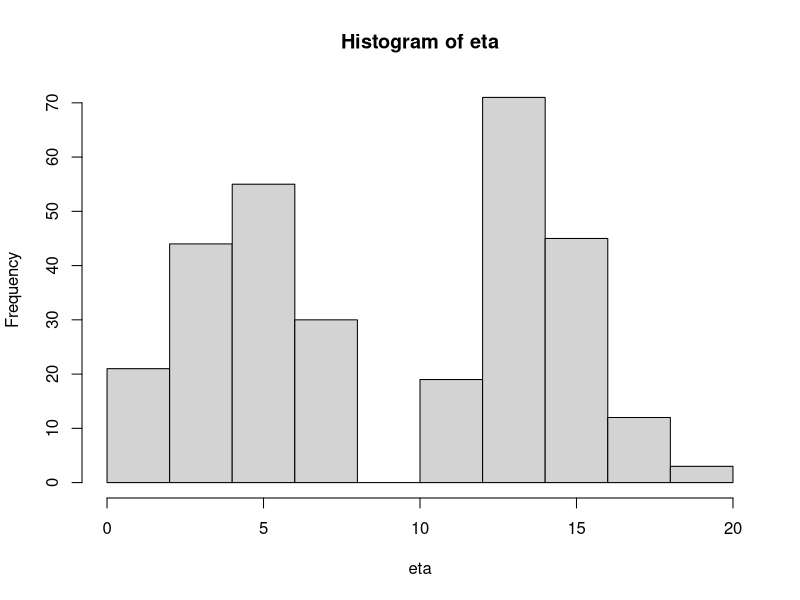
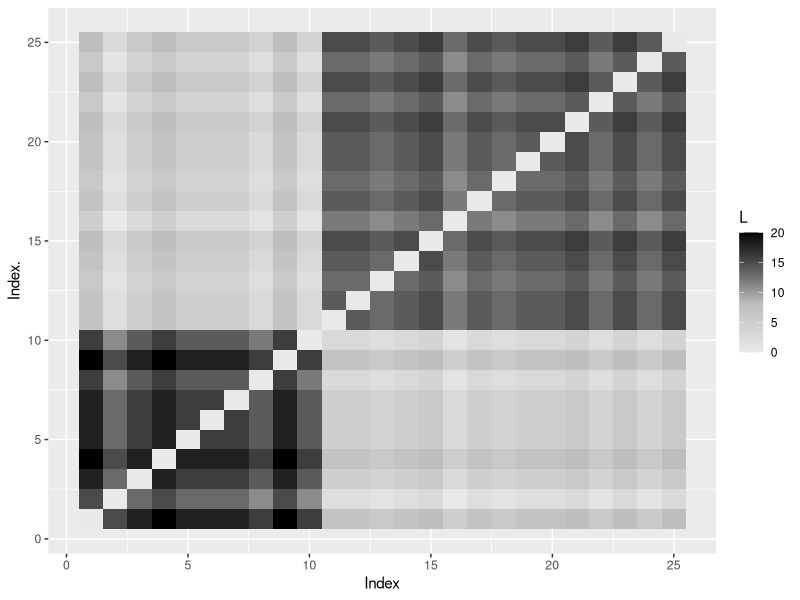
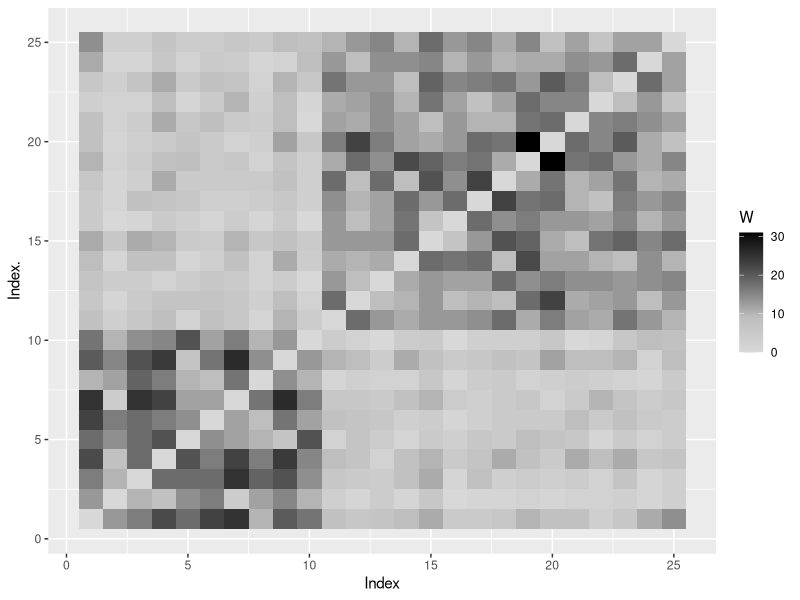
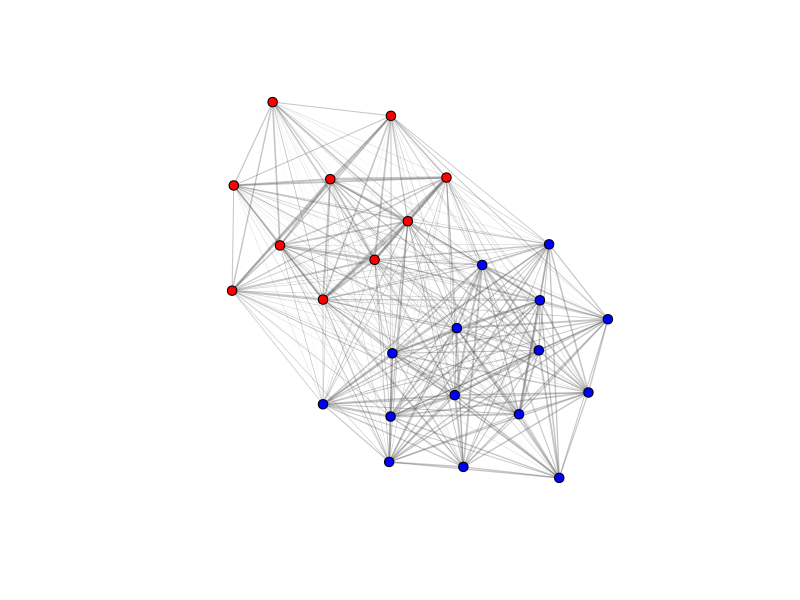
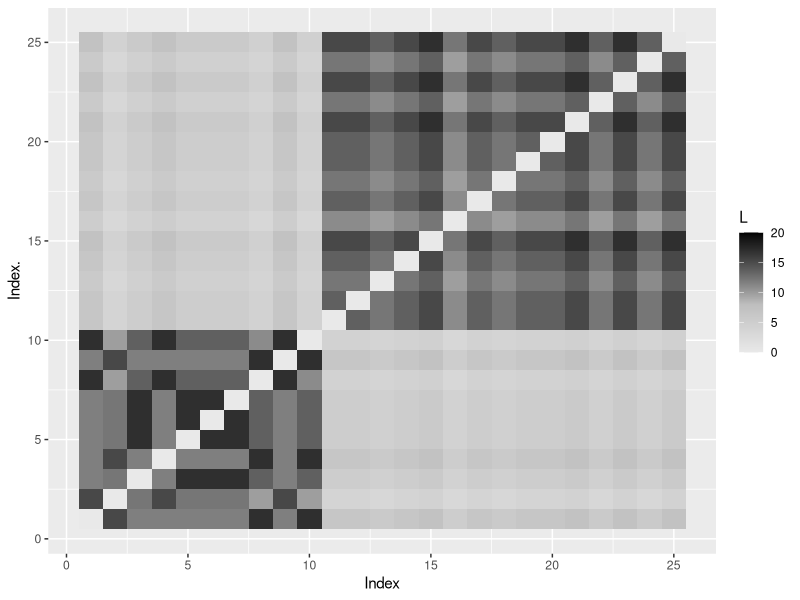

Recreate these plots in R, in order.
library(igraph)
library(ggplot2)
library(reshape)
library(MASS)
#set seed 
set.seed(576)

#Define useful functions-------------------------------------------------
format_global = function(x){
  tmp = outer(x, x, "paste")
  tmp = tmp[upper.tri(tmp)]
  split = function(a) as.numeric(unlist(strsplit(a, " ")))
  X = t(sapply(tmp, split))
  return(X)		
}

#set up interesting sample graph-----------------------------------------
n = 25
size.gp1 = 10
size.gp2 = n - size.gp1

#make covariates based on groups
x1 = rpois(n, 2)
x2 = c(rep(1, size.gp1),rep(2, size.gp2))

X1 = format_global(x1)
X2 = format_global(x2)

X = cbind(X1, X2)
colnames(X) = rep("", ncol(X))
rownames(X) = rep("", nrow(X))
#create probability matrix
combine = function(x){
  ret = ifelse(x[3] == x[4], 10, 0) + (x[1]+x[2])
  return(ret)
}
eta = apply(X, 1,combine)
hist(eta)

L = matrix(0, nrow = n, ncol = n)
L[upper.tri(L)] = eta
L[lower.tri(L)] = t(L)[lower.tri(L)]

#make pretty Lambda plot
Lmelt = melt(L)
colnames(Lmelt) = c("Index","Index.","L")
ggplot(data = Lmelt, aes(x=Index, y=Index., fill=L)) + 
  geom_tile()+
  scale_fill_gradient2(low = "white", 
                       high = "black", mid = "grey", 
                       midpoint = median(L), limit = c(0,max(L)))

#set up sample function
pois_sample = function(l){
  return(rpois(1,l))	
}
A_sample = function(L){
  A = apply(L,c(1,2),pois_sample)
  A[lower.tri(A)] = t(A)[lower.tri(A)]
  diag(A) = 0
  return(A)
}

#get sample and make some nice visuals
A = A_sample(L)

Amelt = melt(A)
colnames(Amelt) = c("Index","Index.","W")
ggplot(data = Amelt, aes(x=Index, y=Index., fill=W)) + 
  geom_tile()+
  scale_fill_gradient2(low = "white", 
                       high = "black", mid = "grey", 
                       midpoint = median(A), limit = c(0,max(A)))



net = graph_from_adjacency_matrix(A, mode = "undirected", weighted = TRUE)
V(net)$color = c(rep("red", size.gp1),rep("blue", size.gp2))
V(net)$label = ""
V(net)$size = 5
E(net)$width = E(net)$weight/median(E(net)$weight)
E(net)$color = "#55555555"
E(net)$arrow.mode = 0 
dev.off()
plot(net)

#set up poisson regression model-----------------------------
#set up response
A = as.matrix(as_adjacency_matrix(net, attr = 'weight'))
Y = A[upper.tri(A, diag = F)]

#set up inter-nodal attributes
#group
group = ifelse(X[,3] == X[,4], 1, 0)

#Construct model---------------------------------------------------
#group only model
df = data.frame(Response = Y, SameGroup = group)
m4 = glm(Response~.,data = df, family = poisson)
summary(m4)

#full model
df = data.frame(Response = Y, SameGroup = group, Cont = X[,1] + X[,2])
m5 = glm(Response~.,data = df, family = poisson)
summary(m5)

#construct test for overdispersion
sigma2 = sum(residuals(m5, type = "pearson")^2/m5$df.residual)
teststat = sigma2 * m5$df.residual
cuttoff = qchisq(.95, m5$df.residual)
reject = teststat > cuttoff
reject

#quassi poisson model
m6 = glm(Response~.,data = df, family = quasipoisson)
summary(m6)

#negative binomial model
m7 = glm.nb(Response~.,data = df, link = log)
summary(m7)

#construct test for overdispersion
sigma2 = sum(residuals(m7, type = "pearson")^2/m7$df.residual)
teststat = sigma2 * m7$df.residual
cuttoff = qchisq(.95, m7$df.residual)
reject = teststat > cuttoff
reject

#compare models
pchisq(-2*(logLik(m6) - logLik(m7)), 1, lower.tail = FALSE)

#get model estimates 
Lhat = matrix(0, nrow = n, ncol = n)
Lhat[upper.tri(Lhat)] = m7$fitted.values
Lhat[lower.tri(Lhat)] = t(Lhat)[lower.tri(Lhat)]

Lmelt = melt(Lhat)
colnames(Lmelt) = c("Index","Index.","L")
ggplot(data = Lmelt, aes(x=Index, y=Index., fill=L)) + 
  geom_tile()+
  scale_fill_gradient2(low = "white", 
                       high = "black", mid = "grey", 
                       midpoint = median(L), limit = c(0,max(L)))
